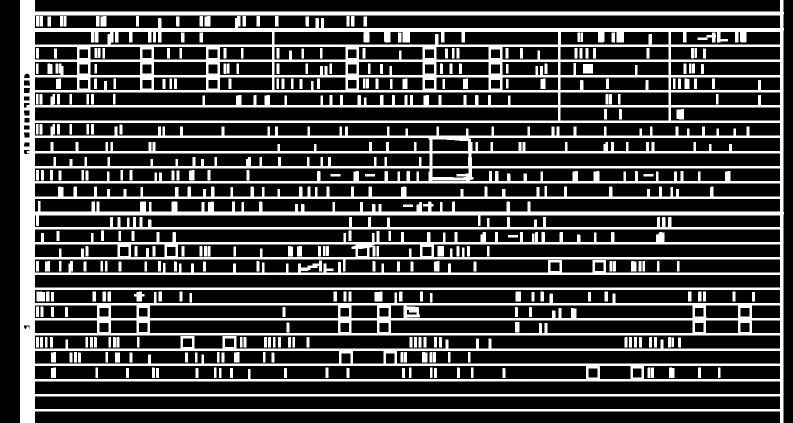
#> input picture computer_vision/imgs/dilated_lines.jpg, 1586 x 846 px (shown at 1/2 size)
$ python -i app.py   (imports and definitions only)   (older library calls are emulated)
#> lines starting #> are read from the running program, lines starting #| are printed output that depends on the picture; after the words box and inside, x2 and y2 are one past the last pixel; in counts of white or black regions, pixels touching at a corner belong together
#> in run_detection, image is the input picture: shape (846, 1586, 3); mean B, G, R 64.8, 64.8, 64.8
import cv2
import numpy as np
import gradio as gr

COLORS = {
    "checked": (47, 86, 233),
    "unchecked": (110, 255, 255),
}

def convert_to_binary(img):
    gray_scale = cv2.cvtColor(img, cv2.COLOR_BGR2GRAY)
    _, img_bin = cv2.threshold(gray_scale, 127, 255, cv2.THRESH_BINARY)
#> img_bin: shape (846, 1586); 25.4% white; 304 white regions, largest, box (x1, y1, x2, y2) and area: (40, 0, 1568, 846) 301527, (1166, 128, 1186, 147) 380, (73, 583, 90, 603) 332
    return ~img_bin
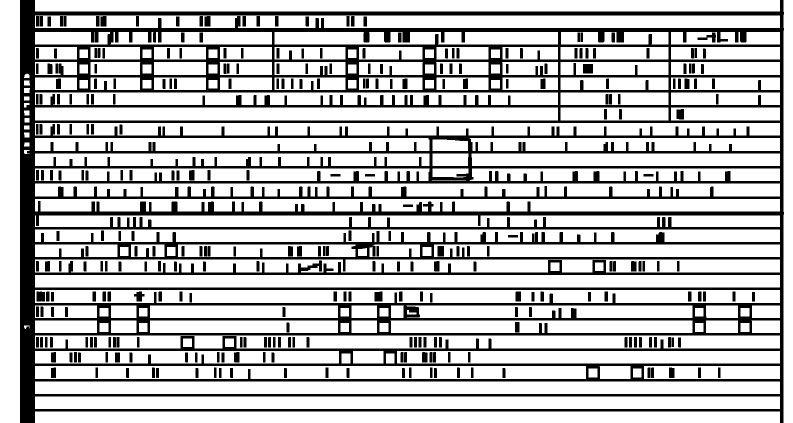
#> returned value: shape (846, 1586) (shown at 1/2 size); 74.6% white; 304 black regions, largest, box (x1, y1, x2, y2) and area: (40, 0, 1568, 846) 301527, (1166, 128, 1186, 147) 380, (73, 583, 90, 603) 332

def get_merged_lines(img_bin):
    line_min_width = 15

    horizontal_kernel = np.ones((1, line_min_width), np.uint8)
    vertical_kernel = np.ones((line_min_width, 1), np.uint8)

    horizontal_lines = cv2.morphologyEx(img_bin, cv2.MORPH_OPEN, horizontal_kernel)
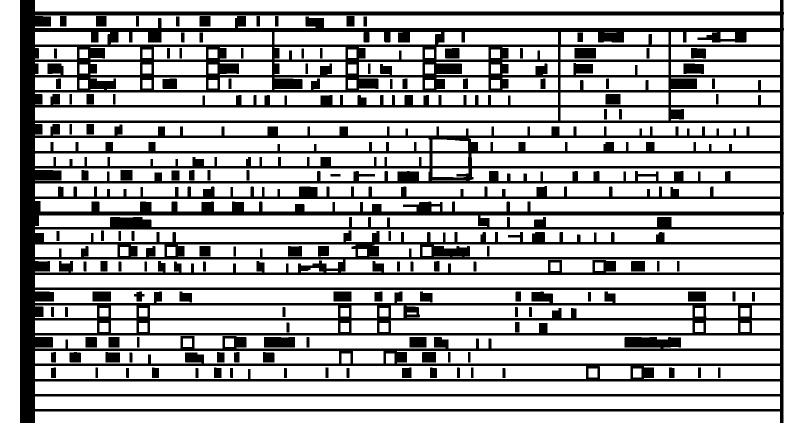
#> horizontal_lines: shape (846, 1586) (shown at 1/2 size); 72.4% white; 126 black regions, largest, box (x1, y1, x2, y2) and area: (40, 0, 1568, 846) 339092, (528, 674, 590, 695) 1287, (1149, 96, 1192, 117) 903
    vertical_lines = cv2.morphologyEx(img_bin, cv2.MORPH_OPEN, vertical_kernel)
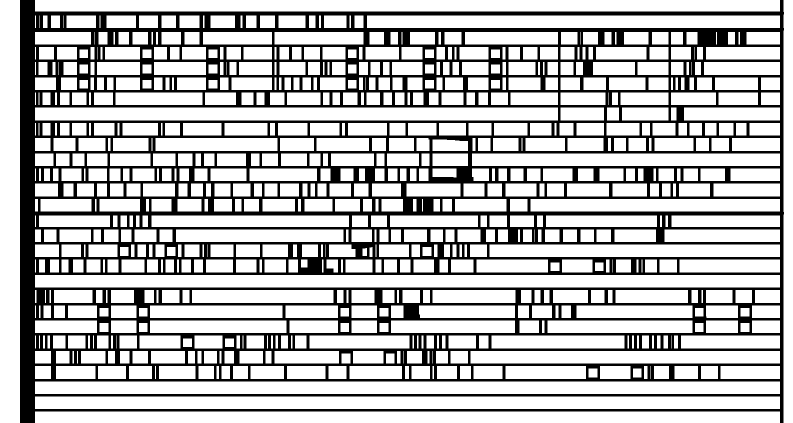
#> vertical_lines: shape (846, 1586) (shown at 1/2 size); 72.6% white; 1 black region, box (x1, y1, x2, y2) and area: (40, 0, 1568, 846) 368190

    return horizontal_lines | vertical_lines
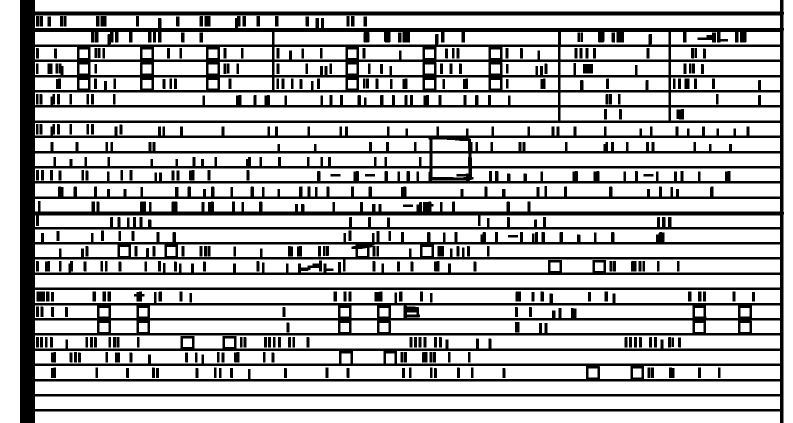
#> returned value: shape (846, 1586) (shown at 1/2 size); 74.5% white; 304 black regions, largest, box (x1, y1, x2, y2) and area: (40, 0, 1568, 846) 302756, (1166, 128, 1186, 147) 380, (1395, 65, 1432, 85) 360

def dilate_lines(lines, shape):
#> called with shape = (5, 5)
    kernel = np.ones(shape, np.uint8)
    return cv2.dilate(lines, kernel, iterations=1)
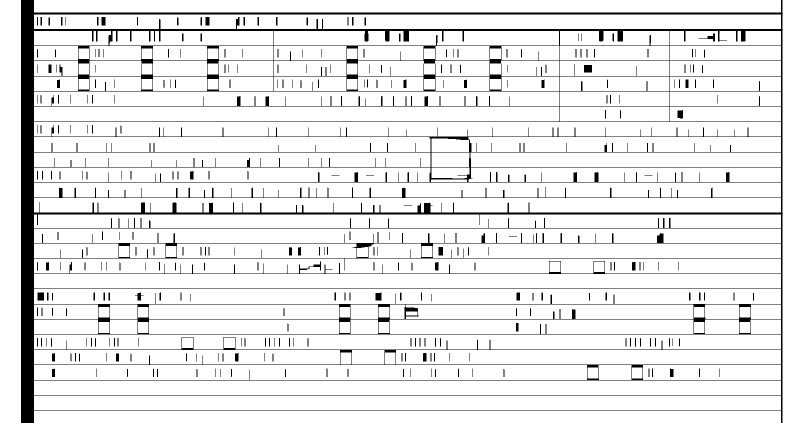
#> returned value: shape (846, 1586) (shown at 1/2 size); 91.5% white; 305 black regions (82 under 20 px), largest, box (x1, y1, x2, y2) and area: (42, 0, 1566, 846) 102702, (1168, 130, 1184, 145) 240, (75, 585, 88, 601) 208

def run_detection(image_path):
    image = cv2.imread(image_path)
    img_bin = convert_to_binary(image)
    merged_lines = get_merged_lines(img_bin)
    merged_lines = dilate_lines(merged_lines, (5, 5))

    stats = cv2.connectedComponentsWithStats(~merged_lines, connectivity=4, ltype=cv2.CV_32S)[2]
#> stats = 306 rows, first 6: [0, 0, 1586, 846, 1227381], [42, 0, 1524, 846, 102702], [74, 34, 2, 17, 34], [81, 34, 3, 17, 51], [122, 34, 3, 17, 51], [130, 34, 1, 17, 17]

    # Ignored background and small noise components (dropped 0 and 1 in stats)
    for x, y, w, h, area in stats[2:]:

        # This is an area boundary calculated for check-boxes in the provided document (residential appraisal report)
        if 200 < area <= 500:

            # Crop the region of interest from the binary image
            roi = img_bin[y:y + h, x:x + w]

            # Count the number of non-zero (white) pixels inside the bounding box (filled)
            filled_pixels = cv2.countNonZero(roi)

            # Calculate the ratio of filled pixels to the total pixels in the bounding box
            filled_ratio = filled_pixels / (w * h)

            # DEBUG: print components found so far with stats
            # print(f"Component at ({x},{y}), Area: {area}, Filled Pixels: {filled_pixels}, Filled Ratio: {filled_ratio:.2f}")

            # Categorize if checked or unchecked based on the filled_ratio assigning a color to it
            color = COLORS["unchecked"]

            # Based on several tests conducted on documents in this format, the most reliable ratio found was 0.2
            if filled_ratio > 0.2:
                color = COLORS["checked"]

            image = cv2.rectangle(image, (x, y), (x + w, y + h), color, 3)
#> this loop made 304 passes
#> (filled_pixels, filled_ratio, color) on passes 72, 189: (0, 0, (110, 255, 255)), (0, 0, (110, 255, 255))
#> (x, y, w, h, area) on passes 1, 2, 3, 5, 6, 7: (74, 34, 2, 17, 34), (81, 34, 3, 17, 51), (122, 34, 3, 17, 51), (194, 34, 3, 17, 51), (203, 34, 8, 17, 136), (274, 34, 2, 17, 34)
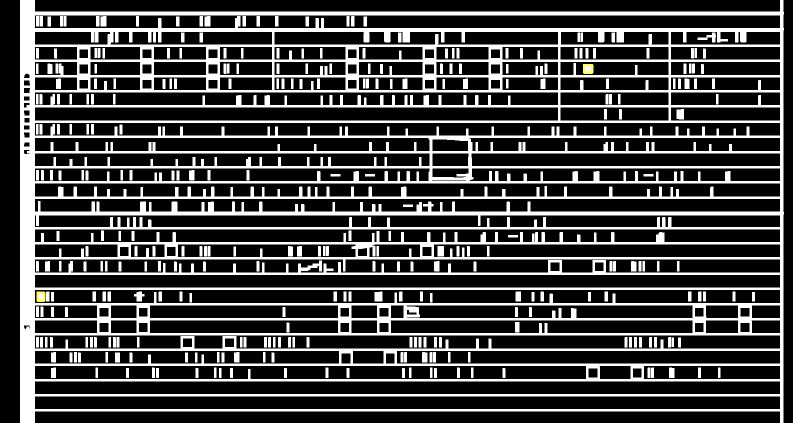
#> image: shape (846, 1586, 3) (shown at 1/2 size); 0.04% of pixels changed, all inside (x1, y1, x2, y2) = (73, 128, 1187, 604)

    return image

# [5 lines not run here, left out]

>>> result = run_detection('imgs/dilated_lines.jpg')

$ run again, on computer_vision/imgs/horizontals.jpg
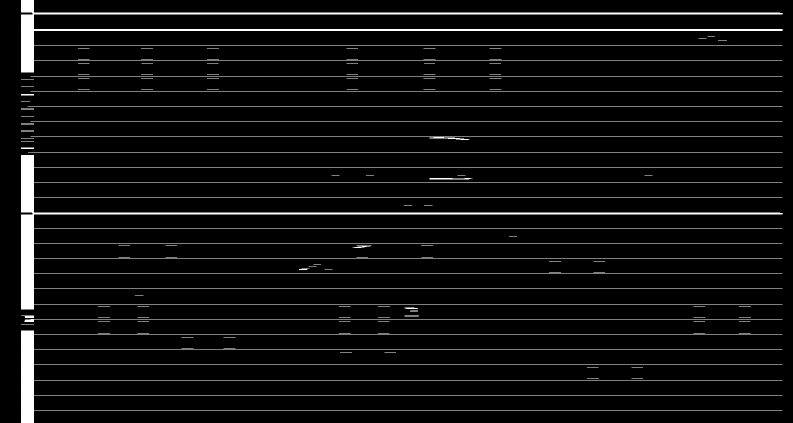
#> input picture computer_vision/imgs/horizontals.jpg, 1586 x 846 px (shown at 1/2 size)
#> in run_detection, image is the input picture: shape (846, 1586, 3); mean B, G, R 14.2, 14.2, 14.2
#> in convert_to_binary, `_, img_bin = cv2.threshold(gray_scale, 127, 255, cv2.THRESH_BINARY)`:
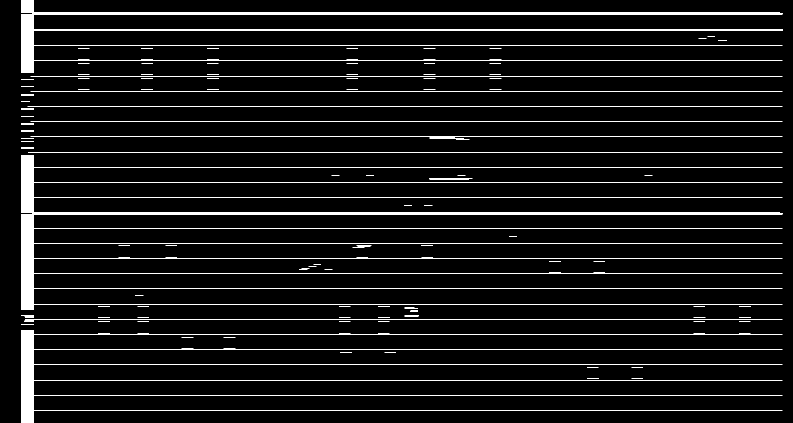
#> img_bin: shape (846, 1586) (shown at 1/2 size); 5.5% white; 124 white regions (15 under 20 px), largest, box (x1, y1, x2, y2) and area: (42, 310, 1566, 619) 27400, (42, 0, 1566, 145) 18646, (42, 661, 1565, 846) 13792
#> vertical_lines: shape (846, 1586); 93.4% white; 1 black region, box (x1, y1, x2, y2) and area: (42, 0, 1566, 846) 88446
#> in dilate_lines, `return cv2.dilate(lines, kernel, iterations=1)`:
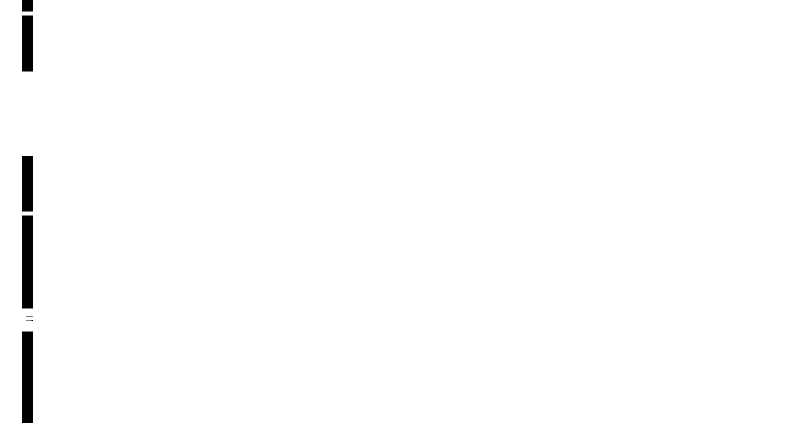
#> returned value: shape (846, 1586) (shown at 1/2 size); 99% white; 7 black regions (2 under 20 px), largest, box (x1, y1, x2, y2) and area: (44, 431, 66, 617) 4092, (44, 663, 66, 846) 4026, (44, 31, 66, 143) 2464, (44, 312, 66, 423) 2442, (44, 0, 66, 23) 506
#> stats = [[0, 0, 1586, 846, 1328195], [44, 0, 22, 23, 506], [44, 31, 22, 112, 2464], [44, 312, 22, 111, 2442], [44, 431, 22, 186, 4092], [52, 633, 14, 1, 14], [52, 640, 14, 2, 17], [44, 663, 22, 183, 4026]]
#> the loop in run_detection, `for x, y, w, h, area in stats[2:]:` made 6 passes

$ run again, on computer_vision/imgs/img_bin.jpg
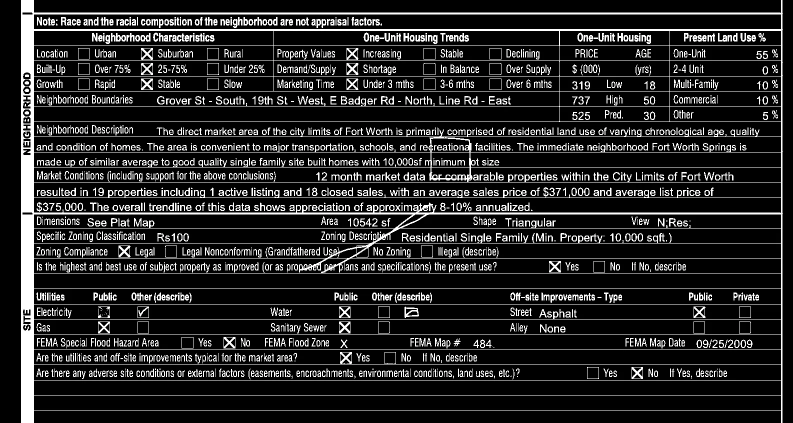
#> input picture computer_vision/imgs/img_bin.jpg, 1586 x 846 px (shown at 1/2 size)
#> in run_detection, image is the input picture: shape (846, 1586, 3); mean B, G, R 38.1, 38.1, 38.1
#> img_bin: shape (846, 1586); 14.9% white; 2071 white regions (252 under 20 px), largest, box (x1, y1, x2, y2) and area: (42, 0, 1566, 846) 84505, (693, 126, 717, 150) 316, (237, 491, 261, 515) 316
#> horizontal_lines: shape (846, 1586); 73.5% white; 119 black regions (35 under 20 px), largest, box (x1, y1, x2, y2) and area: (42, 0, 1566, 846) 274621, (184, 65, 429, 88) 3584, (727, 65, 938, 88) 2993
#> vertical_lines: shape (846, 1586); 66.9% white; 1 black region, box (x1, y1, x2, y2) and area: (42, 0, 1566, 846) 444073
#> in dilate_lines, `return cv2.dilate(lines, kernel, iterations=1)`:
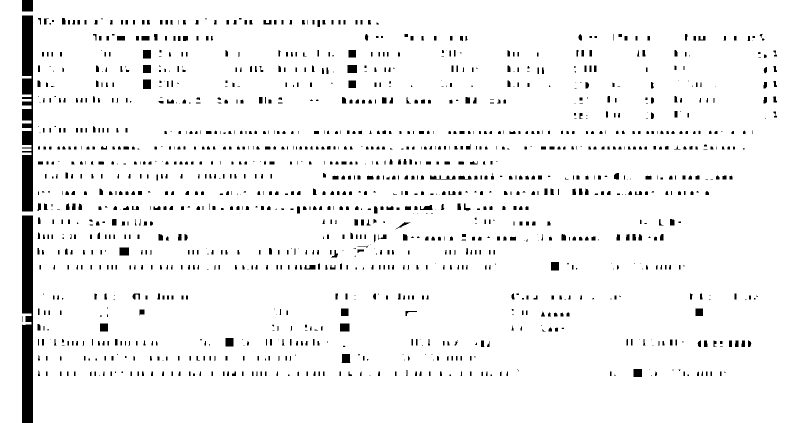
#> returned value: shape (846, 1586) (shown at 1/2 size); 95.3% white; 1386 black regions (401 under 20 px), largest, box (x1, y1, x2, y2) and area: (44, 431, 66, 846) 8850, (44, 31, 66, 423) 7693, (44, 0, 66, 23) 506
#> stats = 1390 rows, first 6: [0, 0, 1586, 846, 1278902], [44, 0, 22, 23, 506], [44, 31, 22, 392, 7693], [76, 36, 6, 13, 40], [124, 36, 7, 13, 86], [203, 36, 2, 3, 6]
#> the loop in run_detection, `for x, y, w, h, area in stats[2:]:` made 1388 passes
#> (filled_pixels, filled_ratio) on passes 92, 97, 142, 143, 202, 208, 660, 965: (122, 0.449), (98, 0.436), (120, 0.469), (134, 0.441), (134, 0.441), (100, 0.444), (172, 0.422), (134, 0.441)
#> after the loop in run_detection, `for x, y, w, h, area in stats[2:]:`:
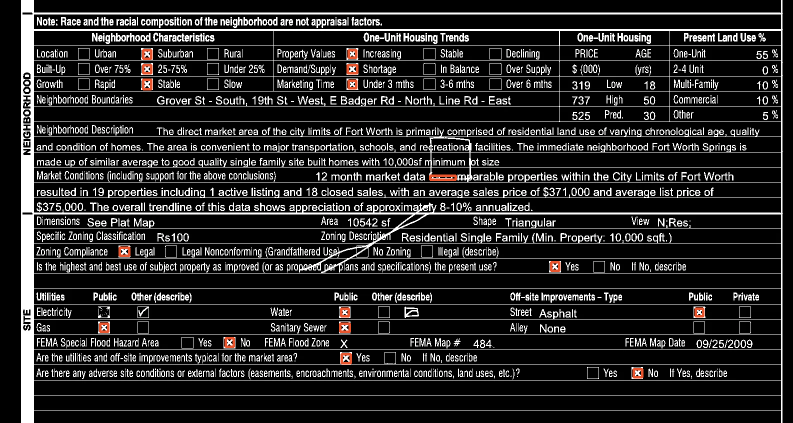
#> image: shape (846, 1586, 3) (shown at 1/2 size); 0.4% of pixels changed, all inside (x1, y1, x2, y2) = (198, 98, 1409, 757)
